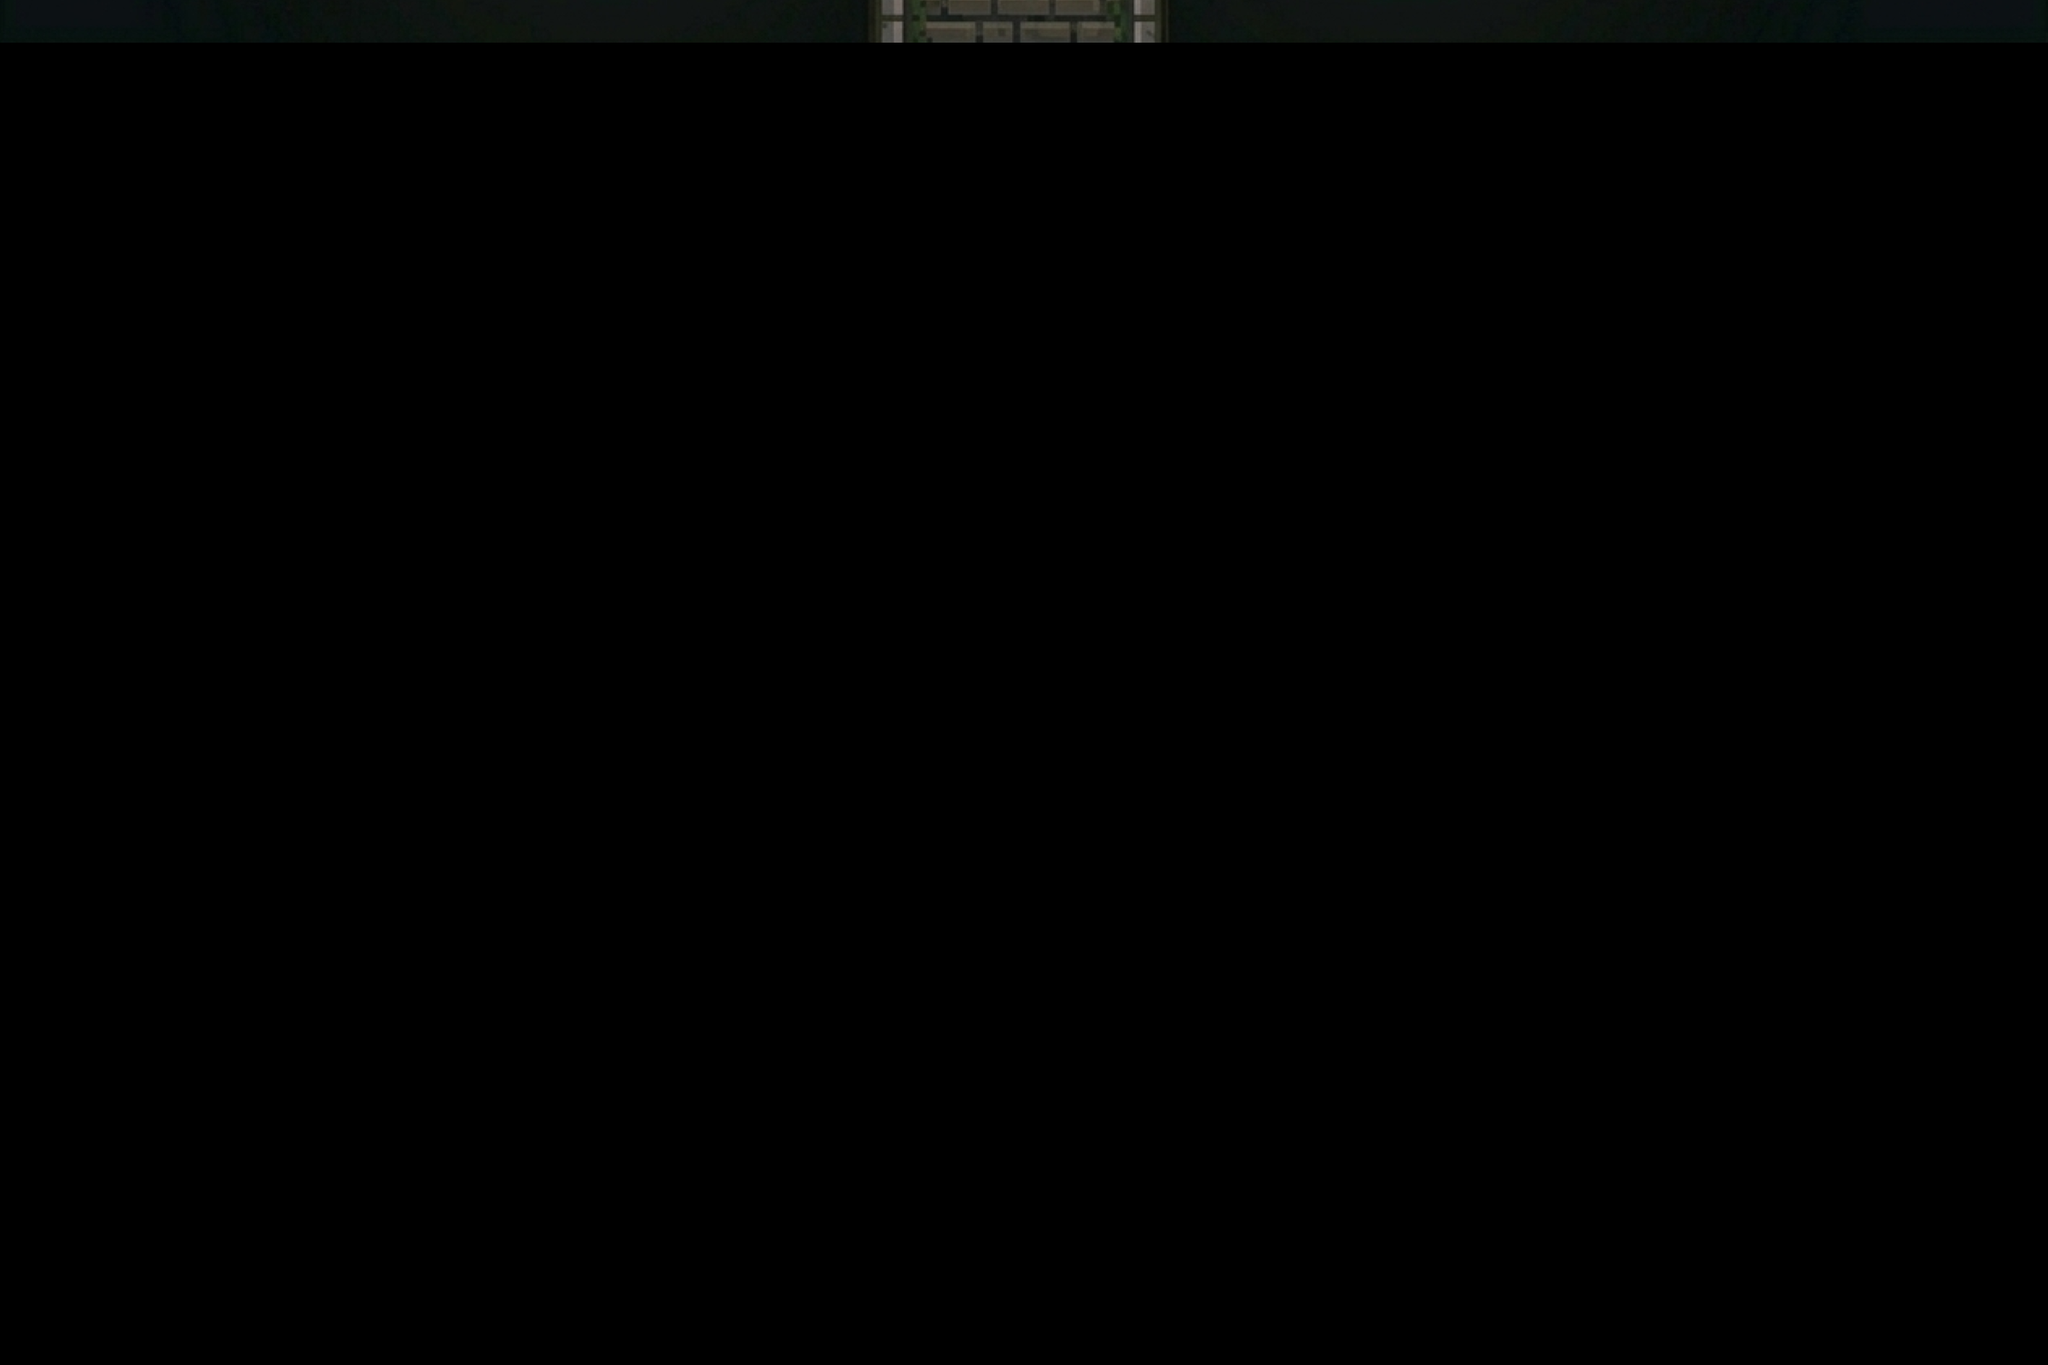

A 2D game scene composited from a Tiled map and its tileset images. What follows is a short description and the map's XML, with every tile layer's data as written:
An orthogonal 48x32 tile map with 50x50 px tiles, 1 tile layer (Tile Layer 1), 3 tilesets and 30 objects.

<map version="1.10" tiledversion="1.12.1" orientation="orthogonal" renderorder="right-down" width="48" height="32" tilewidth="50" tileheight="50" infinite="0" nextlayerid="7" nextobjectid="44">
 <tileset firstgid="1" source="Grey Wall.tsx" />
 <tileset firstgid="2" source="Tile.tsx" />
 <tileset firstgid="6" source="BG.tsx" />
 <layer id="1" name="Tile Layer 1" width="48" height="32">
  <data encoding="csv">
6,0,0,0,0,0,0,0,0,0,0,0,0,0,0,0,0,0,0,0,0,0,0,0,0,0,0,0,0,0,0,0,0,0,0,0,0,0,0,0,0,0,0,0,0,0,0,0,
0,0,0,0,0,0,0,0,0,0,0,0,0,0,0,0,0,0,0,0,0,0,0,0,0,0,0,0,0,0,0,0,0,0,0,0,0,0,0,0,0,0,0,0,0,0,0,0,
0,0,0,0,0,0,0,0,0,0,0,0,0,0,0,0,0,0,0,0,0,0,0,0,0,0,0,0,0,0,0,0,0,0,0,0,0,0,0,0,0,0,0,0,0,0,0,0,
0,0,0,0,0,0,0,0,0,0,0,0,0,0,0,0,0,0,0,0,0,0,0,0,0,0,0,0,0,0,0,0,0,0,0,0,0,0,0,0,0,0,0,0,0,0,0,0,
0,0,0,0,0,0,0,0,0,0,0,0,0,0,0,0,0,0,0,0,0,0,0,0,0,0,0,0,0,0,0,0,0,0,0,0,0,0,0,0,0,0,0,0,0,0,0,0,
0,0,0,0,0,0,0,0,0,0,0,0,0,0,0,0,0,0,0,0,0,0,0,0,0,0,0,0,0,0,0,0,0,0,0,0,0,0,0,0,0,0,0,0,0,0,0,0,
0,0,0,0,0,0,0,0,0,0,0,0,0,0,0,0,0,0,0,0,0,0,0,0,0,0,0,0,0,0,0,0,0,0,0,0,0,0,0,0,0,0,0,0,0,0,0,0,
0,0,0,0,0,0,0,0,0,0,0,0,0,0,0,0,0,0,0,0,0,0,0,0,0,0,0,0,0,0,0,0,0,0,0,0,0,0,0,0,0,0,0,0,0,0,0,0,
0,0,0,0,0,0,0,0,0,0,0,0,0,0,0,0,0,0,0,0,0,0,0,0,0,0,0,0,0,0,0,0,0,0,0,0,0,0,0,0,0,0,0,0,0,0,0,0,
0,0,0,0,0,0,0,0,0,0,0,0,0,0,0,0,0,0,0,0,0,0,0,0,0,0,0,0,0,0,0,0,0,0,0,0,0,0,0,0,0,0,0,0,0,0,0,0,
0,0,0,0,0,0,0,0,0,0,0,0,0,0,0,0,0,0,0,0,0,0,0,0,0,0,0,0,0,0,0,0,0,0,0,0,0,0,0,0,0,0,0,0,0,0,0,0,
0,0,0,0,0,0,0,0,0,0,0,0,0,0,0,0,0,0,0,0,0,0,0,0,0,0,0,0,0,0,0,0,0,0,0,0,0,0,0,0,0,0,0,0,0,0,0,0,
0,0,0,0,0,0,0,0,0,0,0,0,0,0,0,0,0,0,0,0,0,0,0,0,0,0,0,0,0,0,0,0,0,0,0,0,0,0,0,0,0,0,0,0,0,0,0,0,
0,0,0,0,0,0,0,0,0,0,0,0,0,0,0,0,0,0,0,0,0,0,0,0,0,0,0,0,0,0,0,0,0,0,0,0,0,0,0,0,0,0,0,0,0,0,0,0,
0,0,0,0,0,0,0,0,0,0,0,0,0,0,0,0,0,0,0,0,0,0,0,0,0,0,0,0,0,0,0,0,0,0,0,0,0,0,0,0,0,0,0,0,0,0,0,0,
0,0,0,0,0,0,0,0,0,0,0,0,0,0,0,0,0,0,0,0,0,0,0,0,0,0,0,0,0,0,0,0,0,0,0,0,0,0,0,0,0,0,0,0,0,0,0,0,
0,0,0,0,0,0,0,0,0,0,0,0,0,0,0,0,0,0,0,0,0,0,0,0,0,0,0,0,0,0,0,0,0,0,0,0,0,0,0,0,0,0,0,0,0,0,0,0,
0,0,0,0,0,0,0,0,0,0,0,0,0,0,0,0,0,0,0,0,0,0,0,0,0,0,0,0,0,0,0,0,0,0,0,0,0,0,0,0,0,0,0,0,0,0,0,0,
0,0,0,0,0,0,0,0,0,0,0,0,0,0,0,0,0,0,0,0,0,0,0,0,0,0,0,0,0,0,0,0,0,0,0,0,0,0,0,0,0,0,0,0,0,0,0,0,
0,0,0,0,0,0,0,0,0,0,0,0,0,0,0,0,0,0,0,0,0,0,0,0,0,0,0,0,0,0,0,0,0,0,0,0,0,0,0,0,0,0,0,0,0,0,0,0,
0,0,0,0,0,0,0,0,0,0,0,0,0,0,0,0,0,0,0,0,0,0,0,0,0,0,0,0,0,0,0,0,0,0,0,0,0,0,0,0,0,0,0,0,0,0,0,0,
0,0,0,0,0,0,0,0,0,0,0,0,0,0,0,0,0,0,0,0,0,0,0,0,0,0,0,0,0,0,0,0,0,0,0,0,0,0,0,0,0,0,0,0,0,0,0,0,
0,0,0,0,0,0,0,0,0,0,0,0,0,0,0,0,0,0,0,0,0,0,0,0,0,0,0,0,0,0,0,0,0,0,0,0,0,0,0,0,0,0,0,0,0,0,0,0,
0,0,0,0,0,0,0,0,0,0,0,0,0,0,0,0,0,0,0,0,0,0,0,0,0,0,0,0,0,0,0,0,0,0,0,0,0,0,0,0,0,0,0,0,0,0,0,0,
0,0,0,0,0,0,0,0,0,0,0,0,0,0,0,0,0,0,0,0,0,0,0,0,0,0,0,0,0,0,0,0,0,0,0,0,0,0,0,0,0,0,0,0,0,0,0,0,
0,0,0,0,0,0,0,0,0,0,0,0,0,0,0,0,0,0,0,0,0,0,0,0,0,0,0,0,0,0,0,0,0,0,0,0,0,0,0,0,0,0,0,0,0,0,0,0,
0,0,0,0,0,0,0,0,0,0,0,0,0,0,0,0,0,0,0,0,0,0,0,0,0,0,0,0,0,0,0,0,0,0,0,0,0,0,0,0,0,0,0,0,0,0,0,0,
0,0,0,0,0,0,0,0,0,0,0,0,0,0,0,0,0,0,0,0,0,0,0,0,0,0,0,0,0,0,0,0,0,0,0,0,0,0,0,0,0,0,0,0,0,0,0,0,
0,0,0,0,0,0,0,0,0,0,0,0,0,0,0,0,0,0,0,0,0,0,0,0,0,0,0,0,0,0,0,0,0,0,0,0,0,0,0,0,0,0,0,0,0,0,0,0,
0,0,0,0,0,0,0,0,0,0,0,0,0,0,0,0,0,0,0,0,0,0,0,0,0,0,0,0,0,0,0,0,0,0,0,0,0,0,0,0,0,0,0,0,0,0,0,0,
0,0,0,0,0,0,0,0,0,0,0,0,0,0,0,0,0,0,0,0,0,0,0,0,0,0,0,0,0,0,0,0,0,0,0,0,0,0,0,0,0,0,0,0,0,0,0,0,
0,0,0,0,0,0,0,0,0,0,0,0,0,0,0,0,0,0,0,0,0,0,0,0,0,0,0,0,0,0,0,0,0,0,0,0,0,0,0,0,0,0,0,0,0,0,0,0
</data>
 </layer>
 <objectgroup id="3" name="Right Walls">
  <object id="4" x="522" y="109" width="22.5" height="156.5" />
  <object id="5" x="520" y="529" width="24" height="91" />
  <object id="6" x="1864" y="108" width="26" height="158" />
  <object id="7" x="1864" y="500" width="22" height="28" />
  <object id="8" x="1728.67" y="532.667" width="22.6667" height="129.333" />
  <object id="9" x="1726.5" y="1061.5" width="24" height="294.5" />
  <object id="10" x="253.333" y="793.333" width="22" height="157.333" />
  <object id="11" x="2370.67" y="636" width="29.3333" height="450.667" />
  <object id="12" x="2268" y="106.667" width="25.3333" height="448" />
 </objectgroup>
 <objectgroup id="4" name="Left Walls">
  <object id="13" x="94.6667" y="109.333" width="22.6667" height="518.667" />
  <object id="14" x="620" y="529.333" width="25.3333" height="420" />
  <object id="15" x="92" y="796" width="18.6667" height="561.333" />
  <object id="16" x="1970" y="498" width="26" height="56" />
  <object id="17" x="1976" y="106" width="24" height="162" />
  <object id="18" x="1568" y="112" width="26" height="154" />
 </objectgroup>
 <objectgroup id="5" name="Up Walls">
  <object id="26" x="117.333" y="109.333" width="404" height="22.6667" />
  <object id="27" x="545.455" y="239.394" width="1018.18" height="27.2727" />
  <object id="28" x="1596.97" y="109.091" width="266.667" height="18.1818" />
  <object id="29" x="1890.91" y="242.424" width="78.7879" height="15.1515" />
  <object id="30" x="2000" y="106.061" width="266.667" height="18.1818" />
  <object id="31" x="1754.55" y="627.273" width="615.152" height="30.303" />
  <object id="32" x="115.152" y="793.939" width="142.424" height="15.1515" />
  <object id="33" x="272.727" y="909.091" width="348.485" height="33.3333" />
 </objectgroup>
 <objectgroup id="6" name="Botton Walls">
  <object id="35" x="119" y="601" width="399" height="25" />
  <object id="36" x="545" y="529" width="76" height="23" />
  <object id="37" x="1752" y="532" width="137.333" height="21.3333" />
  <object id="38" x="1888" y="497.333" width="80.6667" height="18" />
  <object id="39" x="1998" y="530.667" width="268" height="24" />
  <object id="40" x="1754.55" y="1054.55" width="612.121" height="39.3939" />
  <object id="41" x="106.061" y="1327.27" width="1615.15" height="27.2727" />
 </objectgroup>
 <imagelayer id="2" name="Image Layer 1" />
</map>
